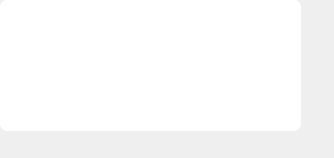
<?xml version="1.0" encoding="UTF-8"?>
<ui version="4.0">
 <class>Form</class>
 <widget class="QWidget" name="Form">
  <property name="geometry">
   <rect>
    <x>0</x>
    <y>0</y>
    <width>334</width>
    <height>158</height>
   </rect>
  </property>
  <property name="windowTitle">
   <string>Form</string>
  </property>
  <widget class="QFrame" name="frame_welcome">
   <property name="geometry">
    <rect>
     <x>0</x>
     <y>0</y>
     <width>301</width>
     <height>131</height>
    </rect>
   </property>
   <property name="styleSheet">
    <string notr="true">QFrame {
	border: 1px solid rgba(0,0,0, .12);
	border-radius: 7px;
	background-color: #ffffff;
}</string>
   </property>
   <property name="frameShape">
    <enum>QFrame::StyledPanel</enum>
   </property>
   <property name="frameShadow">
    <enum>QFrame::Raised</enum>
   </property>
   <widget class="QGroupBox" name="groupBox_2">
    <property name="geometry">
     <rect>
      <x>8</x>
      <y>10</y>
      <width>291</width>
      <height>111</height>
     </rect>
    </property>
    <property name="styleSheet">
     <string notr="true">border: none;</string>
    </property>
    <property name="title">
     <string/>
    </property>
    <widget class="QPushButton" name="pb_palm_api">
     <property name="geometry">
      <rect>
       <x>5</x>
       <y>5</y>
       <width>91</width>
       <height>100</height>
      </rect>
     </property>
     <property name="styleSheet">
      <string notr="true">QPushButton {
	border: none;
	background-color: transparent;
}</string>
     </property>
     <property name="text">
      <string/>
     </property>
     <property name="icon">
      <iconset>
       <normaloff>../GUIImg/icon_palm.png</normaloff>../GUIImg/icon_palm.png</iconset>
     </property>
     <property name="iconSize">
      <size>
       <width>95</width>
       <height>95</height>
      </size>
     </property>
    </widget>
    <widget class="QPushButton" name="pb_car_api">
     <property name="geometry">
      <rect>
       <x>98</x>
       <y>5</y>
       <width>91</width>
       <height>100</height>
      </rect>
     </property>
     <property name="styleSheet">
      <string notr="true">QPushButton {
	border: none;
	background-color: transparent; 
}</string>
     </property>
     <property name="text">
      <string/>
     </property>
     <property name="icon">
      <iconset>
       <normaloff>../GUIImg/icon_car.png</normaloff>../GUIImg/icon_car.png</iconset>
     </property>
     <property name="iconSize">
      <size>
       <width>95</width>
       <height>95</height>
      </size>
     </property>
    </widget>
    <widget class="QPushButton" name="pb_parcel_api">
     <property name="geometry">
      <rect>
       <x>191</x>
       <y>5</y>
       <width>91</width>
       <height>100</height>
      </rect>
     </property>
     <property name="styleSheet">
      <string notr="true">QPushButton {
	border: none;
	background-color: transparent; 
}</string>
     </property>
     <property name="text">
      <string/>
     </property>
     <property name="icon">
      <iconset>
       <normaloff>../GUIImg/icon_crop.png</normaloff>../GUIImg/icon_crop.png</iconset>
     </property>
     <property name="iconSize">
      <size>
       <width>95</width>
       <height>95</height>
      </size>
     </property>
    </widget>
   </widget>
  </widget>
 </widget>
 <resources/>
 <connections/>
</ui>
